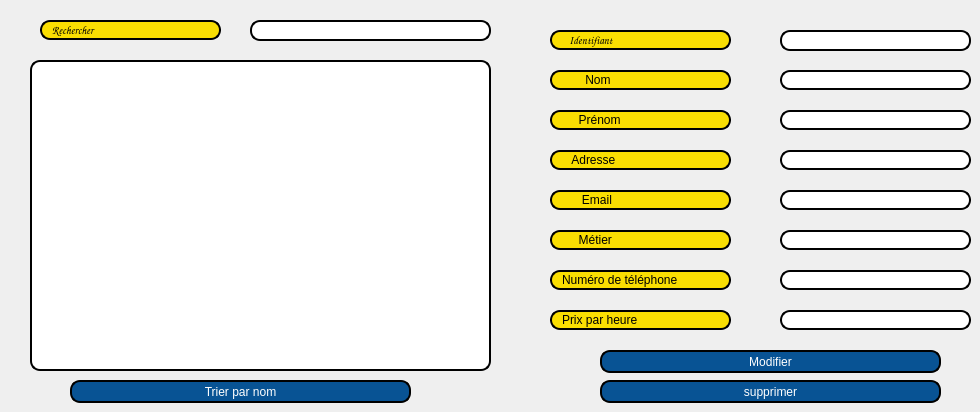
     <widget class="QWidget" name="Afficher_E_3">
      <attribute name="title">
       <string>Afficher</string>
      </attribute>
      <widget class="QTableView" name="afficher_personne">
       <property name="geometry">
        <rect>
         <x>30</x>
         <y>60</y>
         <width>461</width>
         <height>311</height>
        </rect>
       </property>
       <property name="styleSheet">
        <string notr="true">border: 2px solid black;
border-radius: 10px;
padding: 0 8px;
background: white;
selection-background-color: gray;</string>
       </property>
       <property name="showDropIndicator" stdset="0">
        <bool>true</bool>
       </property>
       <property name="showGrid">
        <bool>true</bool>
       </property>
      </widget>
      <widget class="QPushButton" name="supprimer">
       <property name="geometry">
        <rect>
         <x>600</x>
         <y>380</y>
         <width>341</width>
         <height>23</height>
        </rect>
       </property>
       <property name="styleSheet">
        <string notr="true">border: 2px solid black;
border-radius: 10px;
padding: 0 8px;
color: rgb(255, 255, 255);
background:#085394	;
font: bold, &quot;Comic Sans MS&quot;;
</string>
       </property>
       <property name="text">
        <string>supprimer</string>
       </property>
      </widget>
      <widget class="QPushButton" name="modifier">
       <property name="geometry">
        <rect>
         <x>600</x>
         <y>350</y>
         <width>341</width>
         <height>23</height>
        </rect>
       </property>
       <property name="styleSheet">
        <string notr="true">border: 2px solid black;
border-radius: 10px;
padding: 0 8px;
color: rgb(255, 255, 255);
background:#085394	;
font: bold, &quot;Comic Sans MS&quot;;
</string>
       </property>
       <property name="text">
        <string>Modifier</string>
       </property>
      </widget>
      <widget class="QLineEdit" name="lineEdit_pernom_a_2">
       <property name="geometry">
        <rect>
         <x>780</x>
         <y>110</y>
         <width>191</width>
         <height>20</height>
        </rect>
       </property>
       <property name="styleSheet">
        <string notr="true">border: 2px solid black;

border-radius: 10px;
padding: 0 8px;
background: white;</string>
       </property>
      </widget>
      <widget class="QLineEdit" name="lineEdit_num_tel_a_2">
       <property name="geometry">
        <rect>
         <x>780</x>
         <y>270</y>
         <width>191</width>
         <height>20</height>
        </rect>
       </property>
       <property name="styleSheet">
        <string notr="true">border: 2px solid black;

border-radius: 10px;
padding: 0 8px;
background: white;</string>
       </property>
      </widget>
      <widget class="QLineEdit" name="lineEdit_nom_a_2">
       <property name="geometry">
        <rect>
         <x>780</x>
         <y>70</y>
         <width>191</width>
         <height>20</height>
        </rect>
       </property>
       <property name="styleSheet">
        <string notr="true">border: 2px solid black;

border-radius: 10px;
padding: 0 8px;
background: white;</string>
       </property>
      </widget>
      <widget class="QLineEdit" name="mteier_2">
       <property name="geometry">
        <rect>
         <x>550</x>
         <y>230</y>
         <width>181</width>
         <height>20</height>
        </rect>
       </property>
       <property name="styleSheet">
        <string notr="true">border: 2px solid black;
font: 75 8pt &quot;MS Shell Dlg 2&quot;;
border-radius: 10px;
padding: 0 8px;
background: #fade02;
font: bold, &quot;Comic Sans MS&quot;;;
text-align:center;</string>
       </property>
       <property name="text">
        <string>     Métier</string>
       </property>
       <property name="readOnly">
        <bool>true</bool>
       </property>
      </widget>
      <widget class="QLineEdit" name="lineEdit_prix_heure_a_2">
       <property name="geometry">
        <rect>
         <x>780</x>
         <y>310</y>
         <width>191</width>
         <height>20</height>
        </rect>
       </property>
       <property name="styleSheet">
        <string notr="true">border: 2px solid black;

border-radius: 10px;
padding: 0 8px;
background: white;</string>
       </property>
      </widget>
      <widget class="QLineEdit" name="nom_2">
       <property name="geometry">
        <rect>
         <x>550</x>
         <y>70</y>
         <width>181</width>
         <height>20</height>
        </rect>
       </property>
       <property name="styleSheet">
        <string notr="true">border: 2px solid black;
font: 75 8pt &quot;MS Shell Dlg 2&quot;;
border-radius: 10px;
padding: 0 8px;
background:#fade02;
font: bold, &quot;Comic Sans MS&quot;;;
text-align:center;</string>
       </property>
       <property name="text">
        <string>       Nom</string>
       </property>
       <property name="readOnly">
        <bool>true</bool>
       </property>
      </widget>
      <widget class="QLineEdit" name="email_2">
       <property name="geometry">
        <rect>
         <x>550</x>
         <y>190</y>
         <width>181</width>
         <height>20</height>
        </rect>
       </property>
       <property name="styleSheet">
        <string notr="true">border: 2px solid black;
font: 75 8pt &quot;MS Shell Dlg 2&quot;;
border-radius: 10px;
padding: 0 8px;
background: #fade02;
font: bold, &quot;Comic Sans MS&quot;;;
text-align:center;</string>
       </property>
       <property name="text">
        <string>      Email</string>
       </property>
       <property name="readOnly">
        <bool>true</bool>
       </property>
      </widget>
      <widget class="QLineEdit" name="identifiant_2">
       <property name="geometry">
        <rect>
         <x>550</x>
         <y>30</y>
         <width>181</width>
         <height>20</height>
        </rect>
       </property>
       <property name="font">
        <font>
         <family>Comic Sans MS</family>
         <pointsize>8</pointsize>
         <weight>75</weight>
         <italic>false</italic>
         <bold>true</bold>
        </font>
       </property>
       <property name="toolTip">
        <string>&lt;html&gt;&lt;head/&gt;&lt;body&gt;&lt;p align=&quot;center&quot;&gt;&lt;br/&gt;&lt;/p&gt;&lt;/body&gt;&lt;/html&gt;</string>
       </property>
       <property name="styleSheet">
        <string notr="true">border: 2px solid black;
font: 75 8pt &quot;MS Shell Dlg 2&quot;;
border-radius: 10px;
padding: 0 8px;
background: #fade02;
font: bold, &quot;Comic Sans MS&quot;;;
text-align:center;
</string>
       </property>
       <property name="text">
        <string>   Identifiant</string>
       </property>
       <property name="readOnly">
        <bool>true</bool>
       </property>
      </widget>
      <widget class="QLineEdit" name="lineEdit_id_a_2">
       <property name="geometry">
        <rect>
         <x>780</x>
         <y>30</y>
         <width>191</width>
         <height>21</height>
        </rect>
       </property>
       <property name="styleSheet">
        <string notr="true">border: 2px solid black;

border-radius: 10px;
padding: 0 8px;
background: white;</string>
       </property>
       <property name="readOnly">
        <bool>true</bool>
       </property>
      </widget>
      <widget class="QLineEdit" name="prix_heure_2">
       <property name="geometry">
        <rect>
         <x>550</x>
         <y>310</y>
         <width>181</width>
         <height>20</height>
        </rect>
       </property>
       <property name="styleSheet">
        <string notr="true">border: 2px solid black;
font: 75 8pt &quot;MS Shell Dlg 2&quot;;
border-radius: 10px;
padding: 0 8px;
background: #fade02;
font: bold, &quot;Comic Sans MS&quot;;;
text-align:center;</string>
       </property>
       <property name="text">
        <string>Prix par heure</string>
       </property>
       <property name="readOnly">
        <bool>true</bool>
       </property>
      </widget>
      <widget class="QLineEdit" name="numero_tel_2">
       <property name="geometry">
        <rect>
         <x>550</x>
         <y>270</y>
         <width>181</width>
         <height>20</height>
        </rect>
       </property>
       <property name="styleSheet">
        <string notr="true">border: 2px solid black;
font: 75 8pt &quot;MS Shell Dlg 2&quot;;
border-radius: 10px;
padding: 0 8px;
background: #fade02;
font: bold, &quot;Comic Sans MS&quot;;;
text-align:center;</string>
       </property>
       <property name="text">
        <string>Numéro de téléphone</string>
       </property>
       <property name="readOnly">
        <bool>true</bool>
       </property>
      </widget>
      <widget class="QLineEdit" name="lineEdit_email_a_2">
       <property name="geometry">
        <rect>
         <x>780</x>
         <y>190</y>
         <width>191</width>
         <height>20</height>
        </rect>
       </property>
       <property name="styleSheet">
        <string notr="true">border: 2px solid black;

border-radius: 10px;
padding: 0 8px;
background: white;</string>
       </property>
      </widget>
      <widget class="QLineEdit" name="adresse_2">
       <property name="geometry">
        <rect>
         <x>550</x>
         <y>150</y>
         <width>181</width>
         <height>20</height>
        </rect>
       </property>
       <property name="styleSheet">
        <string notr="true">border: 2px solid black;
font: 75 8pt &quot;MS Shell Dlg 2&quot;;
border-radius: 10px;
padding: 0 8px;
background: #fade02;
font: bold, &quot;Comic Sans MS&quot;;;
text-align:center;</string>
       </property>
       <property name="text">
        <string>   Adresse</string>
       </property>
       <property name="readOnly">
        <bool>true</bool>
       </property>
      </widget>
      <widget class="QLineEdit" name="lineEdit_metier_a_2">
       <property name="geometry">
        <rect>
         <x>780</x>
         <y>230</y>
         <width>191</width>
         <height>20</height>
        </rect>
       </property>
       <property name="styleSheet">
        <string notr="true">border: 2px solid black;

border-radius: 10px;
padding: 0 8px;
background: white;</string>
       </property>
      </widget>
      <widget class="QLineEdit" name="lineEdit_adresse_a_2">
       <property name="geometry">
        <rect>
         <x>780</x>
         <y>150</y>
         <width>191</width>
         <height>20</height>
        </rect>
       </property>
       <property name="styleSheet">
        <string notr="true">border: 2px solid black;

border-radius: 10px;
padding: 0 8px;
background: white;</string>
       </property>
      </widget>
      <widget class="QLineEdit" name="prenom_2">
       <property name="geometry">
        <rect>
         <x>550</x>
         <y>110</y>
         <width>181</width>
         <height>20</height>
        </rect>
       </property>
       <property name="styleSheet">
        <string notr="true">border: 2px solid black;
font: 75 8pt &quot;MS Shell Dlg 2&quot;;
border-radius: 10px;
padding: 0 8px;
background: #fade02;
font: bold, &quot;Comic Sans MS&quot;;;
text-align:center;</string>
       </property>
       <property name="text">
        <string>     Prénom</string>
       </property>
       <property name="readOnly">
        <bool>true</bool>
       </property>
      </widget>
      <widget class="QPushButton" name="tri">
       <property name="geometry">
        <rect>
         <x>70</x>
         <y>380</y>
         <width>341</width>
         <height>23</height>
        </rect>
       </property>
       <property name="styleSheet">
        <string notr="true">border: 2px solid black;
border-radius: 10px;
padding: 0 8px;
color: rgb(255, 255, 255);
background:#085394	;
font: bold, &quot;Comic Sans MS&quot;;
</string>
       </property>
       <property name="text">
        <string>Trier par nom</string>
       </property>
      </widget>
      <widget class="QLineEdit" name="recherche">
       <property name="geometry">
        <rect>
         <x>250</x>
         <y>20</y>
         <width>241</width>
         <height>21</height>
        </rect>
       </property>
       <property name="styleSheet">
        <string notr="true">border: 2px solid black;

border-radius: 10px;
padding: 0 8px;
background: white;</string>
       </property>
       <property name="readOnly">
        <bool>false</bool>
       </property>
      </widget>
      <widget class="QLineEdit" name="identifiant_3">
       <property name="geometry">
        <rect>
         <x>40</x>
         <y>20</y>
         <width>181</width>
         <height>20</height>
        </rect>
       </property>
       <property name="font">
        <font>
         <family>Comic Sans MS</family>
         <pointsize>8</pointsize>
         <weight>75</weight>
         <italic>false</italic>
         <bold>true</bold>
        </font>
       </property>
       <property name="toolTip">
        <string>&lt;html&gt;&lt;head/&gt;&lt;body&gt;&lt;p align=&quot;center&quot;&gt;&lt;br/&gt;&lt;/p&gt;&lt;/body&gt;&lt;/html&gt;</string>
       </property>
       <property name="styleSheet">
        <string notr="true">border: 2px solid black;
font: 75 8pt &quot;MS Shell Dlg 2&quot;;
border-radius: 10px;
padding: 0 8px;
background: #fade02;
font: bold, &quot;Comic Sans MS&quot;;;
text-align:center;
</string>
       </property>
       <property name="text">
        <string>Rechercher</string>
       </property>
       <property name="readOnly">
        <bool>true</bool>
       </property>
      </widget>
     </widget>
